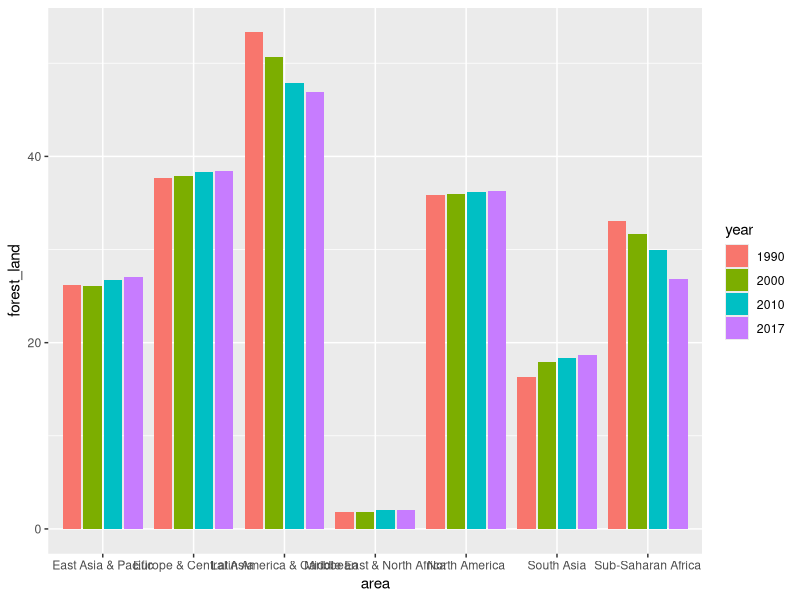

Source code (R):
library(tidyverse)

world_bank_areas <- read_csv("data/world_bank_areas.csv")

forests <- world_bank_areas %>% 
  filter(year %in% c(1990, 2000, 2010, 2017)) %>% 
  filter(area != "World") %>% 
  mutate(year = as.factor(year))


forests %>% 
  ggplot(aes(x = area,
             y = forest_land,
             fill = year)) +
  geom_col(position = position_dodge2())
